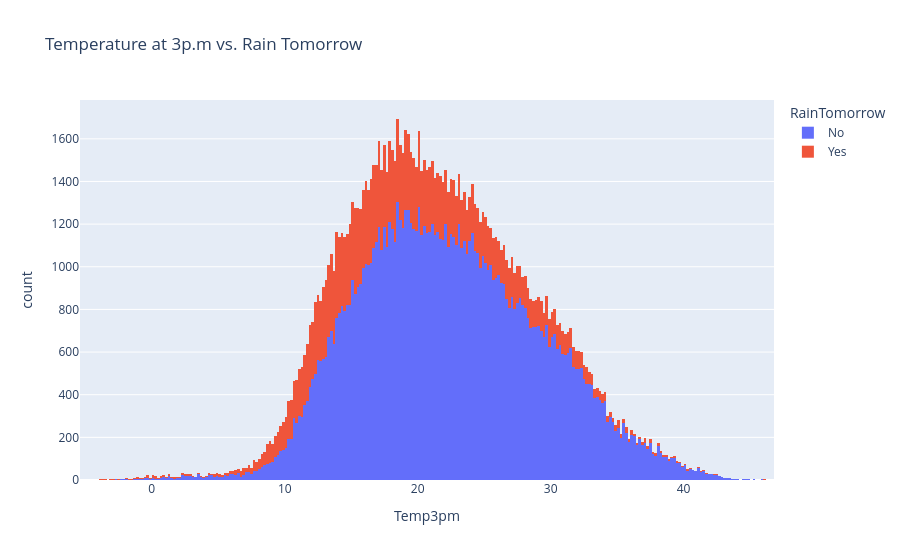

Here is the notebook cell this chart was saved with:
### Code cell
px.histogram(raw_df,
             x="Temp3pm",
             title="Temperature at 3p.m vs. Rain Tomorrow",
             color="RainTomorrow")

### Figure 1 — Plotly figure (JSON) as saved in the notebook; plotly's stock layout.template omitted (floating-point values rounded to 4 significant figures; data arrays with more than 128 entries replaced by an {"elided": "..."} marker saying what was removed)
{"data": [{"bingroup": "x", "hovertemplate": "RainTomorrow=No<br>Temp3pm=%{x}<br>count=%{y}<extra></extra>", "legendgroup": "No", "marker": {"color": "#636efa", "pattern": {"shape": ""}}, "name": "No", "orientation": "v", "showlegend": true, "type": "histogram", "x": {"elided": "109586 float values"}, "xaxis": "x", "yaxis": "y"}, {"bingroup": "x", "hovertemplate": "RainTomorrow=Yes<br>Temp3pm=%{x}<br>count=%{y}<extra></extra>", "legendgroup": "Yes", "marker": {"color": "#EF553B", "pattern": {"shape": ""}}, "name": "Yes", "orientation": "v", "showlegend": true, "type": "histogram", "x": {"elided": "31201 float values"}, "xaxis": "x", "yaxis": "y"}], "layout": {"barmode": "relative", "legend": {"title": {"text": "RainTomorrow"}, "tracegroupgap": 0}, "title": {"text": "Temperature at 3p.m vs. Rain Tomorrow"}, "xaxis": {"anchor": "y", "domain": [0, 1], "title": {"text": "Temp3pm"}}, "yaxis": {"anchor": "x", "domain": [0, 1], "title": {"text": "count"}}}}
